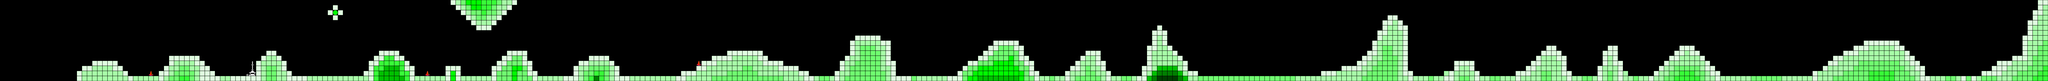

The image is a tile-based game level rendered from a .tmx file. Its description and source (layers, tilesets, objects; grid data summarised) follow:
An orthogonal 400x16 tile map with 32x32 px tiles, 1 tile layer (layer_1) and 41 objects (30x battery, 6x enemy, 2x item, 2x spawner, event).

<map version="1.10" tiledversion="1.11.2" orientation="orthogonal" renderorder="right-down" width="400" height="16" tilewidth="32" tileheight="32" infinite="0" nextlayerid="3" nextobjectid="62">
 <editorsettings>
  <export target="stage_1.json" format="json" />
 </editorsettings>
 <tileset firstgid="1" name="bg_tileset" tilewidth="32" tileheight="32" tilecount="256" columns="16">
  <image source="../images/bg_tileset.png" trans="000000" width="512" height="512" />
 </tileset>
 <layer id="1" name="layer_1" width="400" height="16">
  <data>[6400 cells, 1348 non-empty, 14 distinct tile ids]</data>
 </layer>
 <objectgroup id="2" name="object_1">
  <object id="4" name="battery" type="battery" x="1184" y="320" width="32" height="32" />
  <object id="5" name="battery" type="battery" x="1056" y="320" width="32" height="32" />
  <object id="7" name="battery" type="battery" x="1664" y="288" width="32" height="32" />
  <object id="8" name="battery" type="battery" x="2080" y="0" width="32" height="32" />
  <object id="9" name="battery" type="battery" x="2368" y="288" width="32" height="32" />
  <object id="10" name="battery" type="battery" x="2464" y="288" width="32" height="32" />
  <object id="11" name="battery" type="battery" x="2816" y="384" width="32" height="32" />
  <object id="12" name="battery" type="battery" x="3168" y="288" width="32" height="32" />
  <object id="13" name="battery" type="battery" x="3264" y="288" width="32" height="32" />
  <object id="14" name="battery" type="battery" x="3712" y="320" width="32" height="32" />
  <object id="15" name="battery" type="battery" x="4128" y="448" width="32" height="32" />
  <object id="16" name="battery" type="battery" x="4256" y="416" width="32" height="32" />
  <object id="17" name="battery" type="battery" x="4384" y="352" width="32" height="32" />
  <object id="18" name="battery" type="battery" x="4448" y="320" width="32" height="32" />
  <object id="19" name="battery" type="battery" x="5312" y="224" width="32" height="32" />
  <object id="20" name="battery" type="battery" x="5952" y="448" width="32" height="32" />
  <object id="21" name="battery" type="battery" x="6272" y="224" width="32" height="32" />
  <object id="22" name="battery" type="battery" x="6816" y="288" width="32" height="32" />
  <object id="23" name="battery" type="battery" x="7232" y="128" width="32" height="32" />
  <object id="24" name="battery" type="battery" x="8704" y="64" width="32" height="32" />
  <object id="25" name="battery" type="battery" x="9152" y="352" width="32" height="32" />
  <object id="26" name="battery" type="battery" x="9696" y="256" width="32" height="32" />
  <object id="27" name="battery" type="battery" x="10080" y="256" width="32" height="32" />
  <object id="28" name="battery" type="battery" x="10528" y="256" width="32" height="32" />
  <object id="29" name="battery" type="battery" x="11488" y="320" width="32" height="32" />
  <object id="30" name="battery" type="battery" x="11616" y="256" width="32" height="32" />
  <object id="31" name="battery" type="battery" x="11872" y="256" width="32" height="32" />
  <object id="32" name="battery" type="battery" x="11968" y="352" width="32" height="32" />
  <object id="34" name="item" type="item" x="704" y="352" width="32" height="32">
   <properties>
    <property name="subtype" value="point" />
   </properties>
  </object>
  <object id="35" name="item" type="item" x="1376" y="448" width="160" height="32">
   <properties>
    <property name="subtype" value="runway" />
   </properties>
  </object>
  <object id="37" name="battery" type="battery" x="1632" y="320" width="32" height="32" />
  <object id="38" name="battery" type="battery" x="1600" y="352" width="32" height="32" />
  <object id="44" name="enemy" type="enemy" x="2816" y="32" width="32" height="32">
   <properties>
    <property name="spawn_pos" value="map" />
    <property name="subtype" value="enemy_5" />
   </properties>
  </object>
  <object id="46" name="enemy" type="enemy" x="2848" y="64" width="32" height="32">
   <properties>
    <property name="spawn_pos" value="map" />
    <property name="subtype" value="enemy_5" />
   </properties>
  </object>
  <object id="47" name="enemy" type="enemy" x="2880" y="96" width="32" height="32">
   <properties>
    <property name="spawn_pos" value="map" />
    <property name="subtype" value="enemy_5" />
   </properties>
  </object>
  <object id="48" name="enemy" type="enemy" x="2912" y="128" width="32" height="32">
   <properties>
    <property name="spawn_pos" value="map" />
    <property name="subtype" value="enemy_5" />
   </properties>
  </object>
  <object id="49" name="enemy" type="enemy" x="2944" y="160" width="32" height="32">
   <properties>
    <property name="spawn_pos" value="map" />
    <property name="subtype" value="enemy_5" />
   </properties>
  </object>
  <object id="52" name="enemy" type="enemy" x="4352" y="224" width="32" height="32">
   <properties>
    <property name="spawn_pos" value="right_middle" />
    <property name="subtype" value="enemy_b1" />
   </properties>
  </object>
  <object id="53" name="event" type="event" x="5376" y="0" width="32" height="32">
   <properties>
    <property name="subtype" value="scroll_stop" />
   </properties>
  </object>
  <object id="58" name="spawner" type="spawner" x="608" y="0" width="32" height="32">
   <properties>
    <property name="duration" value="30" />
    <property name="interval" value="3" />
    <property name="spawn_pos" value="right_middle" />
    <property name="subtype" value="enemy_1" />
    <property name="z" value="0" />
   </properties>
  </object>
  <object id="59" name="spawner" type="spawner" x="4352" y="0" width="32" height="32">
   <properties>
    <property name="duration" value="30" />
    <property name="interval" value="3" />
    <property name="spawn_pos" value="right_middle" />
    <property name="subtype" value="enemy_1" />
    <property name="z" value="0" />
   </properties>
  </object>
 </objectgroup>
</map>